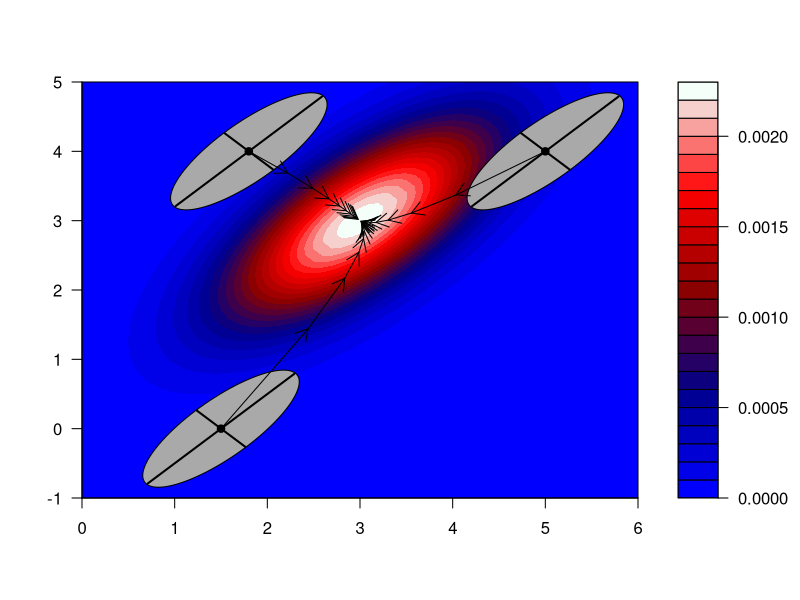

Here is the R script that generated this plot:
library(lattice)
library(mvtnorm)
library(numDeriv)
library(ellipse)

w_cov = matrix(c(1, 0.7, 0.7, 1), ncol = 2)
G = matrix(c(1, 0.8, 0.8, 1)/2, ncol = 2)
cov2cor(G)
W_bar = function(x) {
    log(
    dmvnorm(x, mean = c(3, 3), sigma = w_cov))
}

x <- seq(0, 6, 0.1) ## valores para mu
y <- seq(-1, 5, 0.1)
X <- as.matrix( expand.grid(x, y))
colnames(X) <- c("mu","var")
Z <- vector()
for(i in 1:nrow(X)){
  Z[i] <- W_bar(c(X[i,1], X[i,2]))
}
Z = exp(Z - log(sum(exp(Z))))
b <- matrix(Z, length(x))

grad = grad(W_bar, c(5, 5)) 
gen = 10
es = eigen(cov2cor(G))$values
v1 = sqrt(es[1])/1.2 * eigen(cov2cor(G))$vectors[,1]
v2 = sqrt(es[2])/1.2 * eigen(cov2cor(G))$vectors[,2]

mypallete = colorRampPalette(c('blue','darkblue', 'darkred','red',  'Mintcream'))
png("singlepeaklandscape.png", width = 1000, height = 900)
filled.contour(x, y, z = b, color.palette = mypallete,
               plot.axes = { 
                 axis(1); 
                 axis(2);
                 current_gen = c(1.8,4)
                 polygon(ellipse(0.8, centre = current_gen, level = 0.3), col = "darkgray")
                 segments(current_gen[1] - v1[1], current_gen[2] - v1[2], 
                          current_gen[1] + v1[1], current_gen[2] + v1[2], lwd = 2) 
                 
                 segments(current_gen[1] - v2[1], current_gen[2] - v2[2], 
                          current_gen[1] + v2[1], current_gen[2] + v2[2], lwd = 2) 
                 
                 points(current_gen[1], current_gen[2], pch = 19)
                 for(i in 1:gen){
                   next_gen = current_gen + G%*%grad(W_bar, t(current_gen))
                   arrows(current_gen[1], current_gen[2], next_gen[1], next_gen[2], pch = 18, length = 0.14)
                   current_gen = next_gen
                 }
                 current_gen = c(1.5,0)
                 polygon(ellipse(0.8, centre = current_gen, level = 0.3), col = "darkgray")
                 segments(current_gen[1] - v1[1], current_gen[2] - v1[2], 
                          current_gen[1] + v1[1], current_gen[2] + v1[2], lwd = 2) 
                 
                 segments(current_gen[1] - v2[1], current_gen[2] - v2[2], 
                          current_gen[1] + v2[1], current_gen[2] + v2[2], lwd = 2) 
                 points(current_gen[1], current_gen[2], pch = 19)
                 for(i in 1:gen){
                   next_gen = current_gen + G%*%grad(W_bar, t(current_gen))
                   arrows(current_gen[1], current_gen[2], next_gen[1], next_gen[2], pch = 18, length = 0.14)
                   current_gen = next_gen
                 }
                 current_gen = c(5,4)
                 polygon(ellipse(0.8, centre = current_gen, level = 0.3), col = "darkgray")
                 segments(current_gen[1] - v1[1], current_gen[2] - v1[2], 
                          current_gen[1] + v1[1], current_gen[2] + v1[2], lwd = 2) 
                 
                 segments(current_gen[1] - v2[1], current_gen[2] - v2[2], 
                          current_gen[1] + v2[1], current_gen[2] + v2[2], lwd = 2) 
                 points(current_gen[1], current_gen[2], pch = 19)
                 for(i in 1:gen){
                   next_gen = current_gen + G%*%grad(W_bar, t(current_gen))
                   arrows(current_gen[1], current_gen[2], next_gen[1], next_gen[2], pch = 18, length = 0.14)
                   current_gen = next_gen
                 }
               }
)
dev.off()
